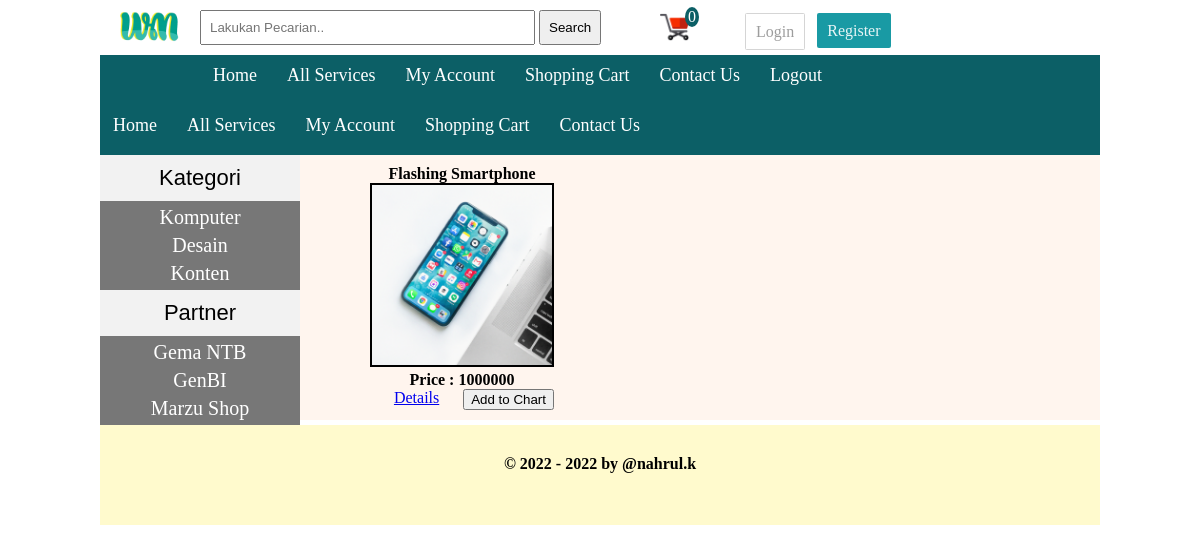
The app's page /details.php?pro_id=9 with its own data.
### tables this page shows
CREATE TABLE `categories` (
  `cat_id` int(100) NOT NULL,
  `cat_title` varchar(100) NOT NULL
);

CREATE TABLE `partner` (
  `brand_id` int(100) NOT NULL,
  `brand_title` varchar(250) NOT NULL
);

CREATE TABLE `product` (
  `product_id` int(100) NOT NULL,
  `product_cat` int(100) NOT NULL,
  `product_brand` int(100) NOT NULL,
  `product_title` varchar(255) NOT NULL,
  `product_price` int(100) NOT NULL,
  `product_desc` text NOT NULL,
  `product_image` text NOT NULL,
  `product_keywords` varchar(255) NOT NULL
);

### details.php (the view, shortened to what this page needs)
<?php
include ('includes/header.php');
?>
        <div class="menubar">
            <ul id="menu">
                <li><a href="index.php">Home</a></li>
                <li><a href="all_services.php">All Services</a></li>
                <li><a href="customer/my_account.php">My Account</a></li>
                <li><a href="cart.php">Shopping Cart</a></li>
                <li><a href="contact.php">Contact Us</a></li>
            </ul>
        </div>
        <div class="content_wrapper">
            <div id="sidebar">
               <div id="sidebar_title">Kategori</div>
               <ul id="cats">
                <?php
                    getCats();
                ?>
               </ul>
                <div id="sidebar_title">Partner</div>
                <ul id="cats">
                <?php
                    getPartner();
                ?>
                </ul>
           </div>
           <div id="content_area">
               <div id="product_box">
                <?php
                if(isset($_GET['pro_id'])){
                    $product_id = $_GET['pro_id'];
                    $run_query_by_pro_id = mysqli_query($con, "SELECT * from product where product_id='$product_id'");
                    while ($row_pro = mysqli_fetch_array($run_query_by_pro_id)) {
                        $pro_id = $row_pro['product_id'];
                        $pro_title = $row_pro['product_title'];
                        $pro_price = $row_pro['product_price'];
                        $pro_image = $row_pro['product_image'];
                        echo "
                        <div id='single_product'>
                            <h3>$pro_title</h3>
                            <img src='admin_area/product_images/$pro_image' width='180' height='180'>
                            <p><b>Price : $pro_price</b></p>
                            <a href='details.php?pro_id=$pro_id'>Details</a>
                            <a href='index.php?add_cart=$pro_id'>
                                <button style='float:right'> Add to Chart</button>
                            </a>
                        </div>
                        ";
                    }
                }
                ?>
               </div>
           </div>
        </div>
    <?php
    include ('includes/footer.php');
    ?>

### functions/functions.php (shortened to what this page needs)
<?php
$servername = "localhost";
$username = "root";
$con = new mysqli($servername, $username, "", "warung_media");
function total_items(){
    global $con;
    $ip = get_ip();
    $run_items = mysqli_query($con, "SELECT * from cart where ip_address='$ip'");
    echo $count_items = mysqli_num_rows($run_items);
}
function get_ip() {
    if (!empty($_SERVER['HTTP_CLIENT_IP'])){
        $ip = $_SERVER['HTTP_CLIENT_IP'];
    } elseif(!empty($_SERVER['HTTP_X_FORWARDED_FOR'])){
        $ip = $_SERVER['HTTP_X_FORWARDED_FOR'];
    }else {
        $ip = $_SERVER['REMOTE_ADDR'];
    }
    return $ip;
}
function getCats() {
    global $con;
    $get_cats = "select * from categories";
    $run_cats = mysqli_query($con, $get_cats);
    while($row_cats=mysqli_fetch_array($run_cats)) {
        $cat_id = $row_cats['cat_id'];
        $cat_title = $row_cats['cat_title'];
        echo "<li><a href='index.php?cat=$cat_id'>$cat_title</a></li>";
    };
}
function getPartner(){
    global $con;
    $get_brands = "select * from partner";
    $run_brands = mysqli_query($con, $get_brands);
    while($row_brands=mysqli_fetch_array($run_brands)) {
        $brand_id = $row_brands['brand_id'];
        $brand_title = $row_brands['brand_title'];
        echo "<li><a href='index.php?brand=$brand_id'>$brand_title</a></li>";
    };
}
?>

### styles/style.css (style rules this page uses)
html, body, div, span, applet, object, iframe, h1, h2, h3, h4, h5, h6, p, blockquote, pre, a, abbr, acronym, address, big, cite, code, del, dfn, em, img, ins, kbd, q, s, samp, small, strike, strong, sub, sup, tt, var, b, u, i, center, dl, dt, dd, ol, ul, li, fieldset, form, label, legend, table, caption, tbody, tfoot, thead, tr, th, td, article, aside, canvas, details, embed, figure, figcaption, footer, header, hgroup, menu, nav, output, ruby, section, summary, time, mark, audio, video { margin: 0; padding: 0; border: 0; font-size: 100%; vertical-align: baseline; }
.menubar { width: 1000px; height: 50px; background: #0c5f66; }
.menubar a { color: #fff; }
#sidebar { width: 200px; background: rgba(105, 105, 105, 0.9); float: left; height: auto; }
#sidebar_title { background: rgba(255, 255, 255, 0.9); color: #000; font-size: 22px; font-family: arial; padding: 10px; text-align: center; }
#cats { text-align: center; }
#cats li { list-style: none; margin: 5px; }
#cats a { color: #fff; padding: 8px; margin: 5px; text-align: center; font-size: 20px; text-decoration: none; font-family: Cambria, Cochin, Georgia, Times, 'Times New Roman', serif; }
#menu { padding: 0; margin: 0; line-height: 40px; float: left; }
#menu li { list-style: none; display: inline; }
#menu a { text-decoration: none; padding: 8px; margin: 5px; font-size: 18px; }
.content_wrapper { width: 1000px; margin: auto; }
#content_area { width: 800px; float: right; background: #fff5ee; }
#product_box { width: 780px; text-align: center; margin-left: 30px; margin-bottom: 10px; }
#single_product { float: left; margin-left: 30px; padding: 10px; }
#single_product img { border: 2px solid #000; }

### records on screen
categories: cat_title "Komputer"
categories: cat_title "Desain"
categories: cat_title "Konten"
partner: brand_title "Gema NTB"
partner: brand_title "GenBI"
partner: brand_title "Marzu Shop"
product: product_title "Flashing Smartphone", product_image (picture), product_price "1000000"

### other values on screen
$count_items = mysqli_num_rows($run_items) "0"
